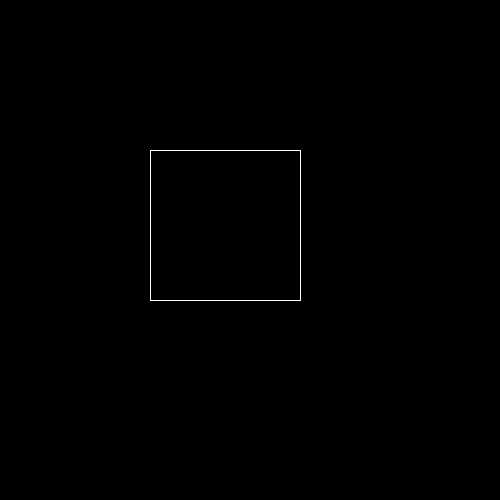
Frame 1 (no input)
Frame 60 (the mouse pressed at the canvas centre just before this capture): identical to frame 1, image omitted
Frame 120 (the mouse held since frame 60 and released just before this capture): identical to frame 1, image omitted

The Processing sketch that drew this single still picture (run headless with seeded random() and noise(); from frame 60 on, the mouse is pressed at the canvas centre):

// Processing sketch: ho9_opd4
// ── ho9_opd4.pde

void setup(){
size(500,500);
}

void draw(){
  background(0,0,0);
  stroke(255,255,255);
  vierkant(150,150,150,150);
}
void vierkant(int x ,int y, int w,int h){
// topline
line(x,y,x+w,h);
//botton line
line(x,y+w,x+w,y+h);
//left line
line(x,y,x,y+h);
//right line
line(x+w,y,x+w,y+h);

}
